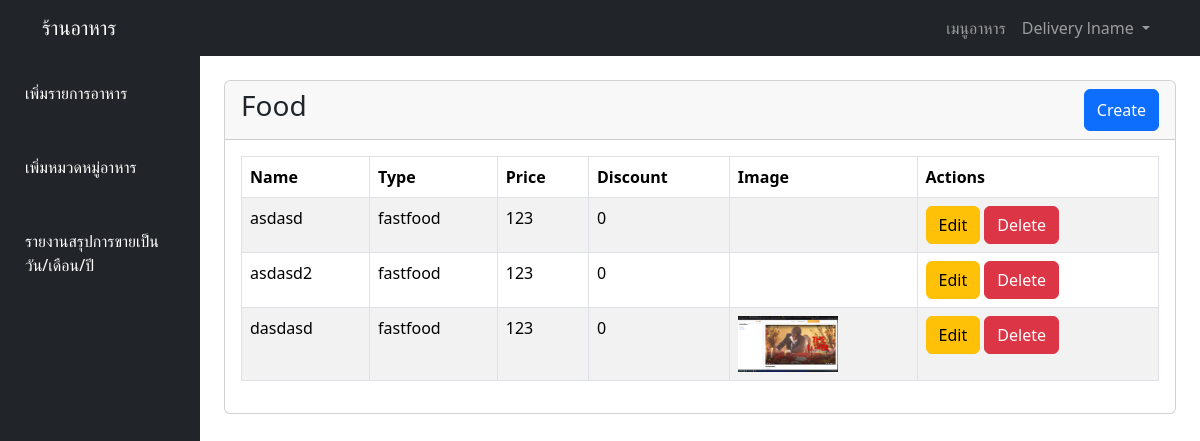
Screenshot of / (signed in) with the database file from the repository.
### tables this page shows
CREATE TABLE IF NOT EXISTS `users` (
  `id` int(10) NOT NULL AUTO_INCREMENT,
  `role` enum('user','admin','manager','delivery') NOT NULL DEFAULT 'user',
  `firstname` varchar(255) NOT NULL,
  `lastname` varchar(255) NOT NULL,
  `email` varchar(255) NOT NULL,
  `password` varchar(255) NOT NULL,
  `profile_image` longtext DEFAULT NULL,
  `status` int(11) DEFAULT 0,
  PRIMARY KEY (`id`)
);

CREATE TABLE IF NOT EXISTS `food` (
  `id` int(11) NOT NULL AUTO_INCREMENT,
  `type_id` int(11) DEFAULT NULL,
  `name` varchar(50) DEFAULT NULL,
  `price` int(11) DEFAULT 0,
  `discount` int(11) DEFAULT 0,
  `food_img` longtext DEFAULT NULL,
  PRIMARY KEY (`id`),
  KEY `FK_food_food_type` (`type_id`),
  CONSTRAINT `FK_food_food_type` FOREIGN KEY (`type_id`) REFERENCES `food_type` (`id`) ON DELETE NO ACTION ON UPDATE NO ACTION
);

CREATE TABLE IF NOT EXISTS `food_type` (
  `id` int(11) NOT NULL AUTO_INCREMENT,
  `name` varchar(50) DEFAULT NULL,
  `shop_id` int(11) DEFAULT NULL,
  PRIMARY KEY (`id`),
  KEY `FK_food_type_shop` (`shop_id`),
  CONSTRAINT `FK_food_type_shop` FOREIGN KEY (`shop_id`) REFERENCES `shop` (`id`) ON DELETE NO ACTION ON UPDATE NO ACTION
);

### config.php (called while the page is built, shortened)
<?php
function gud($userId, $pdo) {
    try {
        $stmt = $pdo->prepare("SELECT * FROM users WHERE id = ?");
        $stmt->execute([$userId]);
        $data = $stmt->fetch();
        return $data;
    } catch (PDOException $e) {
        echo "Error: " . $e->getMessage();
        return [];
    }
}
function gwt($tb1, $tb2, $reqtb2, $as, $cal1, $cal2, $pdo) {
    try {
        $stmt = $pdo->prepare("SELECT $tb1.*, $tb2.$reqtb2 AS $as FROM $tb1 INNER JOIN $tb2 ON $tb1.$cal1 = $tb2.$cal2");
        $stmt->execute();
        $data = $stmt->fetchAll();
        return $data;
    } catch (PDOException $e) {
        echo "Error: " . $e->getMessage();
        return [];
    }
}
?>

### views/services/manager.php (the view, shortened to what this page needs)
<?php
    require 'config.php';
    $foods = gwt('food', 'food_type', 'name', 'food_type_name', 'type_id', 'id',  $pdo);
?>
<!DOCTYPE html>
<html lang="en">
<head>
</head>
<body>
    <?php include 'navbar.php' ?>
    <div class="container-fluid">
        <div class="row">
            <div class="col-md-2 sidebar p-0">
                <ul class="nav flex-column">
                    <li class="nav-item"><a href="" class="nav-link nav-content" data-content="food">เพิ่มรายการอาหาร</a></li>
                    <li class="nav-item"><a href="" class="nav-link nav-content" data-content="foodtype">เพิ่มหมวดหมู่อาหาร</a></li>
                    <li class="nav-item"><a href="" class="nav-link nav-content" data-content="shoptype">รายงานสรุปการขายเป็นวัน/เดือน/ปี</a></li>
                </ul>
            </div>
            <div class="col-md-10 my-4">
                <div class="container">
                    <div class="contents" id="food">
                        <div class="card">
                            <div class="card-header d-flex justify-content-between">
                                <h3>Food</h3>
                                <button class="btn btn-primary" class="btn btn-primary" data-bs-toggle="modal" data-bs-target="#createfood">Create</button>
                            </div>
                            <div class="card-body">
                                <table id="admin-table" class="table table-bordered table-striped ">
                                    <thead class="thead-dark">
                                        <tr>
                                            <th>Name</th>
                                            <th>Type</th>
                                            <th>Price</th>
                                            <th>Discount</th>
                                            <th>Image</th>
                                            <th>Actions</th>
                                        </tr>
                                    </thead>
                                    <tbody>
                                        <?php foreach ($foods as $food): ?>
                                        <tr>
                                            <td>
                                                <?php echo $food['name']; ?>
                                            </td>
                                            <td>
                                                <?php echo $food['food_type_name']; ?>
                                            </td>
                                            <td>
                                                <?php echo $food['price']; ?>
                                            </td>
                                            <td>
                                                <?= $food['discount']; ?>
                                            </td>
                                            <td>
                                                <img width="100px" src="<?= $food['food_img']; ?>" alt="">
                                            </td>
                                            <td>
                                                <button class="btn btn-warning" onclick="">Edit</button>
                                                <button class="btn btn-danger" onclick="">Delete</button>
                                            </td>
                                        </tr>
                                        <?php endforeach; ?>
                                    </tbody>
                                </table>
                            </div>
                        </div>
                    </div>
                </div>
            </div>
        </div>
    </div>
</body>
</html>

### index.php (shortened to what this page needs)
<?php
$routes = [];
route('/', function(){
    include 'assets.php';
    if (!isset($_SESSION['user_login'])) {
        include 'views/home.php';
    } else {
        if ($_SESSION["role"] === "admin") {
            include 'views/services/admin.php';
        } elseif ($_SESSION["role"] === "delivery") {
            include 'views/services/delivery.php';
        } elseif ($_SESSION["role"] === "manager") {
            include 'views/services/manager.php';
        } else {
            include 'views/services/users.php';
        }
    }
});
function route(string $path, callable $callback){
    global $routes;
    $routes[$path] = $callback;
}
run();
function run(){
    global $routes;
    foreach ($routes as $path => $callback) {
        $callback();
    }
}
?>

### navbar.php (shortened to what this page needs)
<nav class="navbar navbar-expand-lg navbar-dark bg-dark">
    <div class="container">
        <a class="navbar-brand" href="/">ร้านอาหาร</a>
        <div class="collapse navbar-collapse" id="navbarNav">
            <ul class="navbar-nav ms-auto">
                <?php
                if (isset($_SESSION['user_login'])) {
                $user = gud($_SESSION['user_login'], $pdo)
                ?>
                <li class="nav-item">
                    <a class="nav-link" href="/">เมนูอาหาร</a>
                </li>
                <li class="nav-item dropdown">
                    <a class="nav-link dropdown-toggle" href="#" role="button" data-bs-toggle="dropdown"
                        aria-expanded="false">
                        <?= $user['firstname']. " " . $user['lastname'] ?>
                    </a>
                </li>
                <?php } ?>
            </ul>
        </div>
    </div>
</nav>

### assets/main.css (style rules this page uses)
.sidebar { background-color: #212529; height: 100vh; }
.sidebar .nav-link { color: white; padding: 25px; }
.contents { display: none; }
.contents:first-of-type { display: block; }

### rows the page displays
users: firstname "Delivery", lastname "lname"
food: name "asdasd", type.name "fastfood", price "123", discount "0"
food: name "asdasd2", type.name "fastfood", price "123", discount "0"
food: name "dasdasd", type.name "fastfood", price "123", discount "0", food_img (picture)
